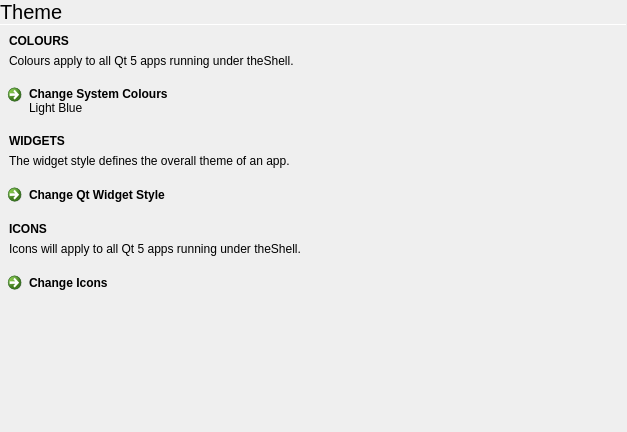
<?xml version="1.0" encoding="UTF-8"?>
<ui version="4.0">
 <class>ThemePane</class>
 <widget class="QWidget" name="ThemePane">
  <property name="geometry">
   <rect>
    <x>0</x>
    <y>0</y>
    <width>627</width>
    <height>432</height>
   </rect>
  </property>
  <property name="windowTitle">
   <string notr="true">Form</string>
  </property>
  <layout class="QVBoxLayout" name="verticalLayout">
   <property name="spacing">
    <number>0</number>
   </property>
   <property name="leftMargin">
    <number>0</number>
   </property>
   <property name="topMargin">
    <number>0</number>
   </property>
   <property name="rightMargin">
    <number>0</number>
   </property>
   <property name="bottomMargin">
    <number>0</number>
   </property>
   <item>
    <widget class="QLabel" name="label">
     <property name="font">
      <font>
       <pointsize>15</pointsize>
      </font>
     </property>
     <property name="text">
      <string>Theme</string>
     </property>
     <property name="margin">
      <number>9</number>
     </property>
    </widget>
   </item>
   <item>
    <widget class="Line" name="line">
     <property name="maximumSize">
      <size>
       <width>16777215</width>
       <height>1</height>
      </size>
     </property>
     <property name="orientation">
      <enum>Qt::Horizontal</enum>
     </property>
    </widget>
   </item>
   <item>
    <widget class="QScrollArea" name="scrollArea">
     <property name="frameShape">
      <enum>QFrame::NoFrame</enum>
     </property>
     <property name="widgetResizable">
      <bool>true</bool>
     </property>
     <widget class="QWidget" name="scrollAreaWidgetContents">
      <property name="geometry">
       <rect>
        <x>0</x>
        <y>0</y>
        <width>627</width>
        <height>389</height>
       </rect>
      </property>
      <layout class="QVBoxLayout" name="verticalLayout_3">
       <property name="spacing">
        <number>0</number>
       </property>
       <property name="leftMargin">
        <number>0</number>
       </property>
       <property name="topMargin">
        <number>0</number>
       </property>
       <property name="rightMargin">
        <number>0</number>
       </property>
       <property name="bottomMargin">
        <number>0</number>
       </property>
       <item>
        <layout class="QVBoxLayout" name="verticalLayout_2">
         <property name="spacing">
          <number>6</number>
         </property>
         <property name="leftMargin">
          <number>9</number>
         </property>
         <property name="topMargin">
          <number>9</number>
         </property>
         <property name="rightMargin">
          <number>9</number>
         </property>
         <property name="bottomMargin">
          <number>9</number>
         </property>
         <item>
          <widget class="QLabel" name="label_2">
           <property name="font">
            <font>
             <weight>75</weight>
             <bold>true</bold>
            </font>
           </property>
           <property name="text">
            <string>COLOURS</string>
           </property>
          </widget>
         </item>
         <item>
          <widget class="QLabel" name="label_3">
           <property name="text">
            <string>Colours apply to all Qt 5 apps running under theShell.</string>
           </property>
          </widget>
         </item>
        </layout>
       </item>
       <item>
        <widget class="QCommandLinkButton" name="coloursButton">
         <property name="text">
          <string>Change System Colours</string>
         </property>
         <property name="description">
          <string notr="true">Light Blue</string>
         </property>
        </widget>
       </item>
       <item>
        <layout class="QVBoxLayout" name="verticalLayout_4">
         <property name="spacing">
          <number>6</number>
         </property>
         <property name="leftMargin">
          <number>9</number>
         </property>
         <property name="topMargin">
          <number>9</number>
         </property>
         <property name="rightMargin">
          <number>9</number>
         </property>
         <property name="bottomMargin">
          <number>9</number>
         </property>
         <item>
          <widget class="QLabel" name="label_4">
           <property name="font">
            <font>
             <weight>75</weight>
             <bold>true</bold>
            </font>
           </property>
           <property name="text">
            <string>WIDGETS</string>
           </property>
          </widget>
         </item>
         <item>
          <widget class="QLabel" name="label_5">
           <property name="text">
            <string>The widget style defines the overall theme of an app.</string>
           </property>
          </widget>
         </item>
        </layout>
       </item>
       <item>
        <widget class="QCommandLinkButton" name="qtWidgetStyleButton">
         <property name="text">
          <string>Change Qt Widget Style</string>
         </property>
        </widget>
       </item>
       <item>
        <layout class="QVBoxLayout" name="verticalLayout_5">
         <property name="spacing">
          <number>6</number>
         </property>
         <property name="leftMargin">
          <number>9</number>
         </property>
         <property name="topMargin">
          <number>9</number>
         </property>
         <property name="rightMargin">
          <number>9</number>
         </property>
         <property name="bottomMargin">
          <number>9</number>
         </property>
         <item>
          <widget class="QLabel" name="label_6">
           <property name="font">
            <font>
             <weight>75</weight>
             <bold>true</bold>
            </font>
           </property>
           <property name="text">
            <string>ICONS</string>
           </property>
          </widget>
         </item>
         <item>
          <widget class="QLabel" name="label_7">
           <property name="text">
            <string>Icons will apply to all Qt 5 apps running under theShell.</string>
           </property>
          </widget>
         </item>
        </layout>
       </item>
       <item>
        <widget class="QCommandLinkButton" name="iconsButton">
         <property name="text">
          <string>Change Icons</string>
         </property>
        </widget>
       </item>
       <item>
        <spacer name="verticalSpacer">
         <property name="orientation">
          <enum>Qt::Vertical</enum>
         </property>
         <property name="sizeHint" stdset="0">
          <size>
           <width>20</width>
           <height>40</height>
          </size>
         </property>
        </spacer>
       </item>
      </layout>
     </widget>
    </widget>
   </item>
  </layout>
 </widget>
 <resources/>
 <connections/>
</ui>
